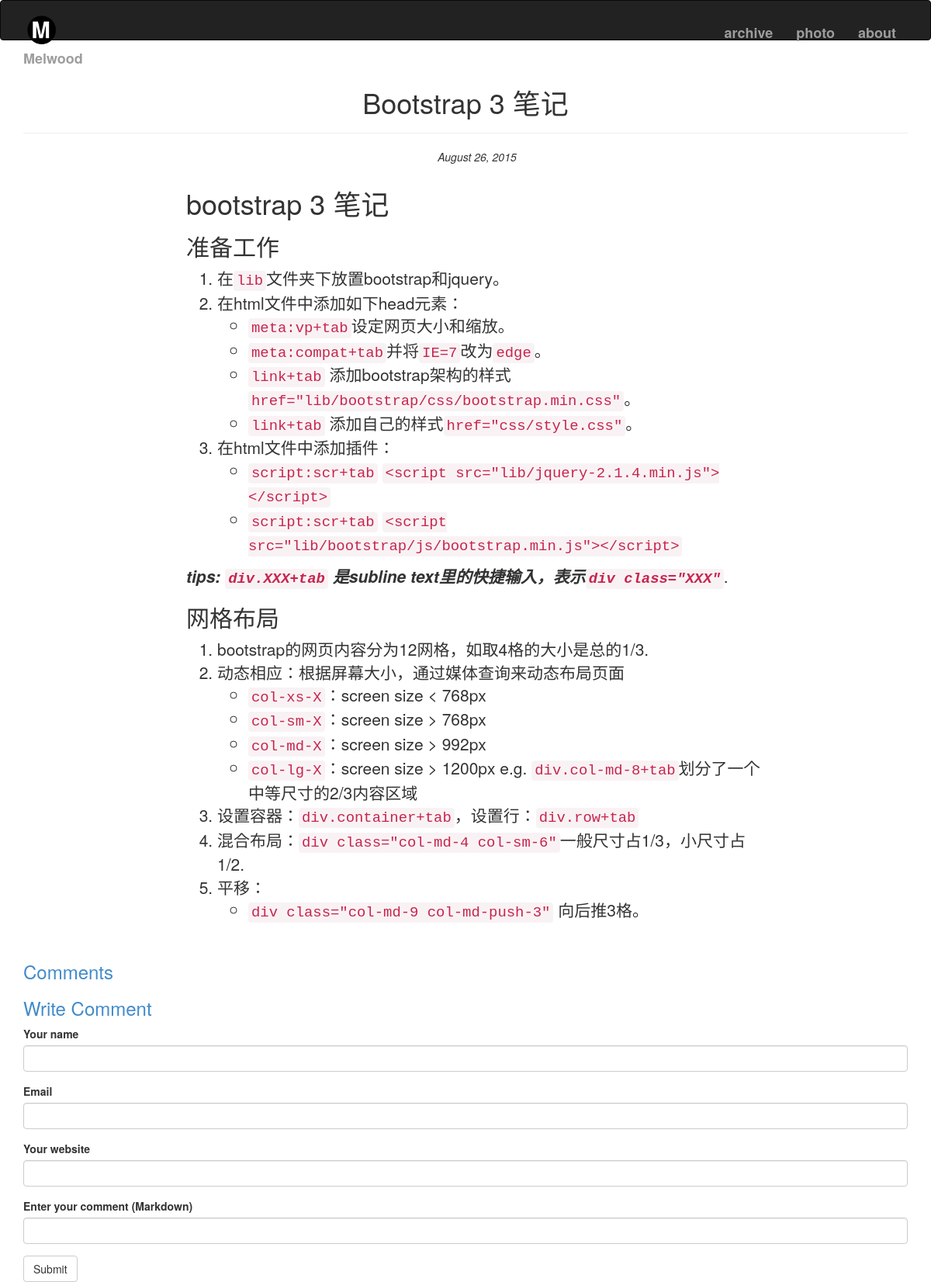
/post/6, run on an earlier commit of the app's database.
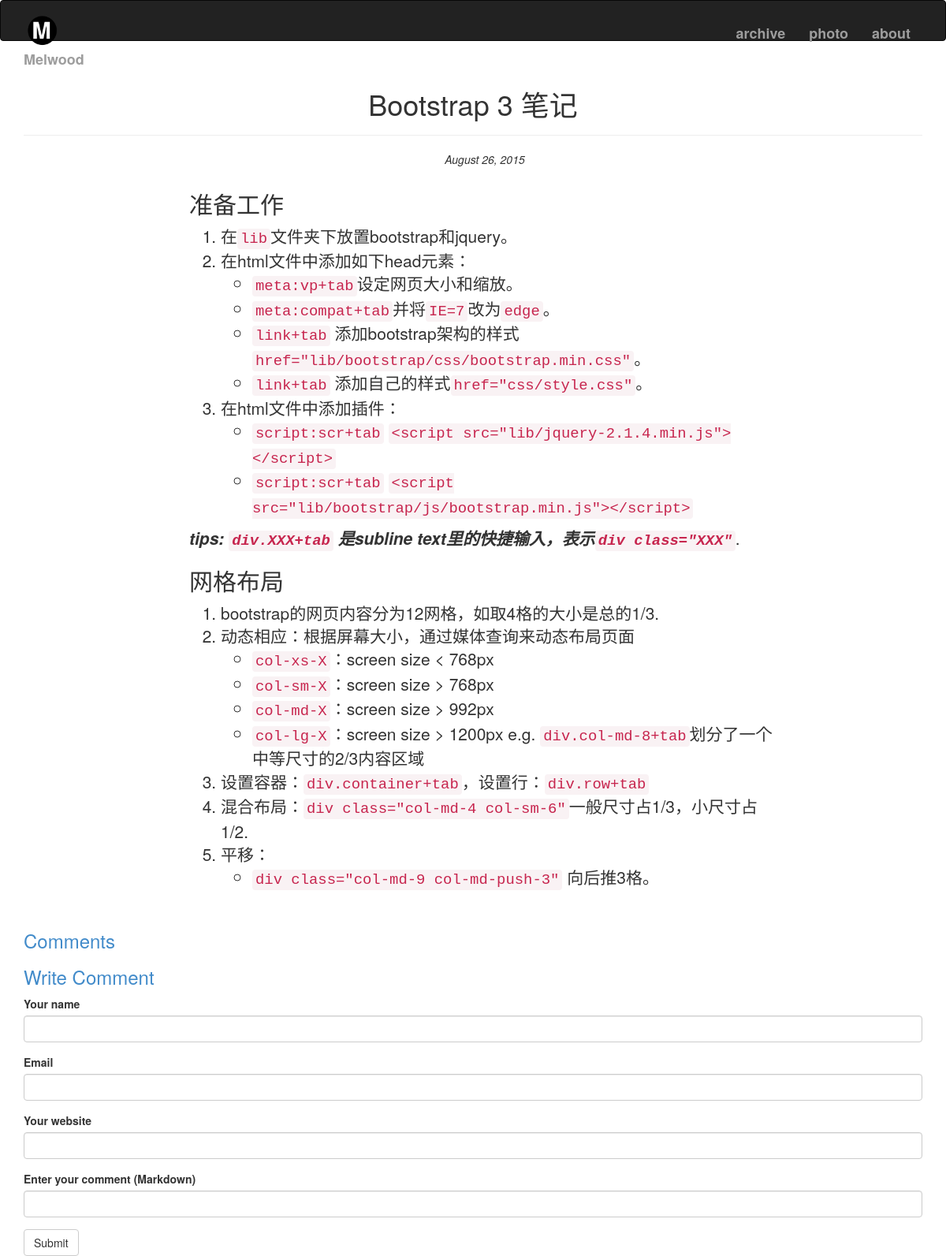
And on a later commit of the database.
### app/models.py (models this page shows, shortened)
class Post(db.Model):
    __tablename__ = 'posts'
    id = db.Column(db.Integer, primary_key=True)
    title = db.Column(db.Text)
    body = db.Column(db.Text)
    body_html = db.Column(db.Text)
    timestamp = db.Column(db.DateTime(), index=True, default=datetime.utcnow)
    comments = db.relationship('Comment', backref='post', lazy='dynamic')

### app/main/views.py (the view, shortened to what this page needs)
@main.route('/post/<int:id>', methods=['GET', 'POST'])
def post(id):
    post = Post.query.get_or_404(id)
    form = CommentForm()
    comments = post.comments.order_by(Comment.timestamp.asc()).all()
    return render_template('post.html', post=post, form=form, comments=comments)

### app/main/forms.py
class CommentForm(Form):
    author_name = StringField('Your name', validators=[Required(), Length(1, 64)])
    author_email = StringField('Email', validators=[Required(), Length(1, 64), Email()])
    author_website = StringField('Your website', validators=[Length(0, 64)])
    body = PageDownField('Enter your comment (Markdown)', validators=[Required()])
    submit = SubmitField('Submit')

### app/templates/post.html (shortened to what this page needs)
{% extends "base.html" %}
{% import "bootstrap/wtf.html" as wtf %}
{% block page_content %}
<div class="page-header">
	<h1 class="text-center">{{ post.title | title }}</h1>
</div>
<div class="container">
	<div class="row">
		<div class="post-date text-center">
			<p><i>{{ moment(post.timestamp).format('LL') }}</i></p>
		</div>
	</div>
	<div class="row">
		<div class="col-md-2"></div>
		<div class="col-md-8 lead">
			{% if post.body_html %}
				{{ post.body_html | safe }}
			{% else %}
              			{{ post.body }}
              		{% endif %}
		</div>
		<div class="col-md-2"></div>
	</div>
</div>
<h3 style="color:#428bca;">Comments</h3>
<h3 style="color:#428bca;">Write Comment</h3>
{{ wtf.quick_form(form) }}
{% endblock %}

What changed in the data, as far as the page shows it:
changed Post "Bootstrap 3 笔记": body_html "bootstrap 3 笔记 准备工作 在 lib 文件夹下放置bootstrap和jquery。…" → "准备工作 在 lib 文件夹下放置bootstrap和jquery。…"
